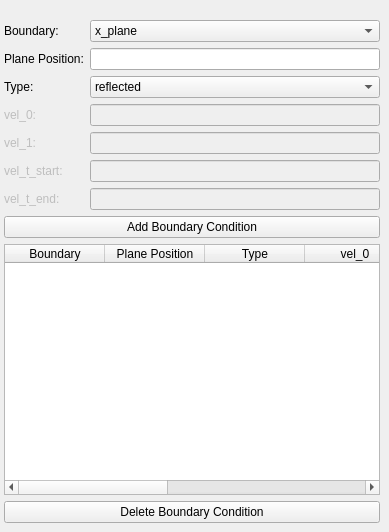
            <widget class="QWidget" name="page_8">
             <widget class="QFrame" name="bcsettings">
              <property name="geometry">
               <rect>
                <x>4</x>
                <y>20</y>
                <width>376</width>
                <height>190</height>
               </rect>
              </property>
              <property name="frameShape">
               <enum>QFrame::Shape::NoFrame</enum>
              </property>
              <property name="frameShadow">
               <enum>QFrame::Shadow::Raised</enum>
              </property>
              <layout class="QFormLayout" name="formLayout_12">
               <property name="leftMargin">
                <number>0</number>
               </property>
               <property name="topMargin">
                <number>0</number>
               </property>
               <property name="rightMargin">
                <number>0</number>
               </property>
               <property name="bottomMargin">
                <number>0</number>
               </property>
               <item row="0" column="0">
                <widget class="QLabel" name="Lbndry">
                 <property name="text">
                  <string>&lt;html&gt;&lt;head/&gt;&lt;body&gt;&lt;p&gt;Boundary:&lt;/p&gt;&lt;/body&gt;&lt;/html&gt;</string>
                 </property>
                </widget>
               </item>
               <item row="0" column="1">
                <widget class="QComboBox" name="INBoundary">
                 <item>
                  <property name="text">
                   <string>x_plane</string>
                  </property>
                 </item>
                 <item>
                  <property name="text">
                   <string>y_plane</string>
                  </property>
                 </item>
                 <item>
                  <property name="text">
                   <string>z_plane</string>
                  </property>
                 </item>
                </widget>
               </item>
               <item row="1" column="0">
                <widget class="QLabel" name="Lvalue">
                 <property name="text">
                  <string>&lt;html&gt;&lt;head/&gt;&lt;body&gt;&lt;p&gt;Plane Position:&lt;/p&gt;&lt;/body&gt;&lt;/html&gt;</string>
                 </property>
                </widget>
               </item>
               <item row="1" column="1">
                <widget class="QLineEdit" name="INPlanePosition">
                 <property name="text">
                  <string/>
                 </property>
                </widget>
               </item>
               <item row="2" column="0">
                <widget class="QLabel" name="Ltype">
                 <property name="text">
                  <string>&lt;html&gt;&lt;head/&gt;&lt;body&gt;&lt;p&gt;Type:&lt;/p&gt;&lt;/body&gt;&lt;/html&gt;</string>
                 </property>
                </widget>
               </item>
               <item row="2" column="1">
                <widget class="QComboBox" name="INType">
                 <item>
                  <property name="text">
                   <string>reflected</string>
                  </property>
                 </item>
                 <item>
                  <property name="text">
                   <string>fixed</string>
                  </property>
                 </item>
                 <item>
                  <property name="text">
                   <string>velocity</string>
                  </property>
                 </item>
                </widget>
               </item>
               <item row="3" column="1">
                <widget class="QLineEdit" name="INVel0">
                 <property name="enabled">
                  <bool>false</bool>
                 </property>
                </widget>
               </item>
               <item row="4" column="1">
                <widget class="QLineEdit" name="INVel1">
                 <property name="enabled">
                  <bool>false</bool>
                 </property>
                </widget>
               </item>
               <item row="5" column="1">
                <widget class="QLineEdit" name="INVelstart">
                 <property name="enabled">
                  <bool>false</bool>
                 </property>
                </widget>
               </item>
               <item row="6" column="1">
                <widget class="QLineEdit" name="INVelend">
                 <property name="enabled">
                  <bool>false</bool>
                 </property>
                </widget>
               </item>
               <item row="3" column="0">
                <widget class="QLabel" name="LVel0">
                 <property name="enabled">
                  <bool>false</bool>
                 </property>
                 <property name="text">
                  <string>&lt;html&gt;&lt;head/&gt;&lt;body&gt;&lt;p&gt;vel_0: &lt;/p&gt;&lt;/body&gt;&lt;/html&gt;</string>
                 </property>
                </widget>
               </item>
               <item row="4" column="0">
                <widget class="QLabel" name="LVel1">
                 <property name="enabled">
                  <bool>false</bool>
                 </property>
                 <property name="text">
                  <string>vel_1: </string>
                 </property>
                </widget>
               </item>
               <item row="5" column="0">
                <widget class="QLabel" name="LVelstart">
                 <property name="enabled">
                  <bool>false</bool>
                 </property>
                 <property name="text">
                  <string>vel_t_start: </string>
                 </property>
                </widget>
               </item>
               <item row="6" column="0">
                <widget class="QLabel" name="LVelend">
                 <property name="enabled">
                  <bool>false</bool>
                 </property>
                 <property name="text">
                  <string>vel_t_end: </string>
                 </property>
                </widget>
               </item>
              </layout>
             </widget>
             <widget class="QPushButton" name="BaddBC">
              <property name="geometry">
               <rect>
                <x>4</x>
                <y>216</y>
                <width>376</width>
                <height>22</height>
               </rect>
              </property>
              <property name="text">
               <string>Add Boundary Condition</string>
              </property>
             </widget>
             <widget class="QPushButton" name="BdeleteBC">
              <property name="geometry">
               <rect>
                <x>4</x>
                <y>501</y>
                <width>376</width>
                <height>22</height>
               </rect>
              </property>
              <property name="text">
               <string>Delete Boundary Condition</string>
              </property>
             </widget>
             <widget class="QTableWidget" name="TBoundaryConditions">
              <property name="geometry">
               <rect>
                <x>4</x>
                <y>244</y>
                <width>376</width>
                <height>251</height>
               </rect>
              </property>
              <column>
               <property name="text">
                <string>Boundary</string>
               </property>
              </column>
              <column>
               <property name="text">
                <string>Plane Position</string>
               </property>
              </column>
              <column>
               <property name="text">
                <string>Type</string>
               </property>
              </column>
              <column>
               <property name="text">
                <string>vel_0</string>
               </property>
              </column>
              <column>
               <property name="text">
                <string>vel_1</string>
               </property>
              </column>
              <column>
               <property name="text">
                <string>vel_t_start</string>
               </property>
              </column>
              <column>
               <property name="text">
                <string>vel_t_end</string>
               </property>
              </column>
             </widget>
            </widget>
